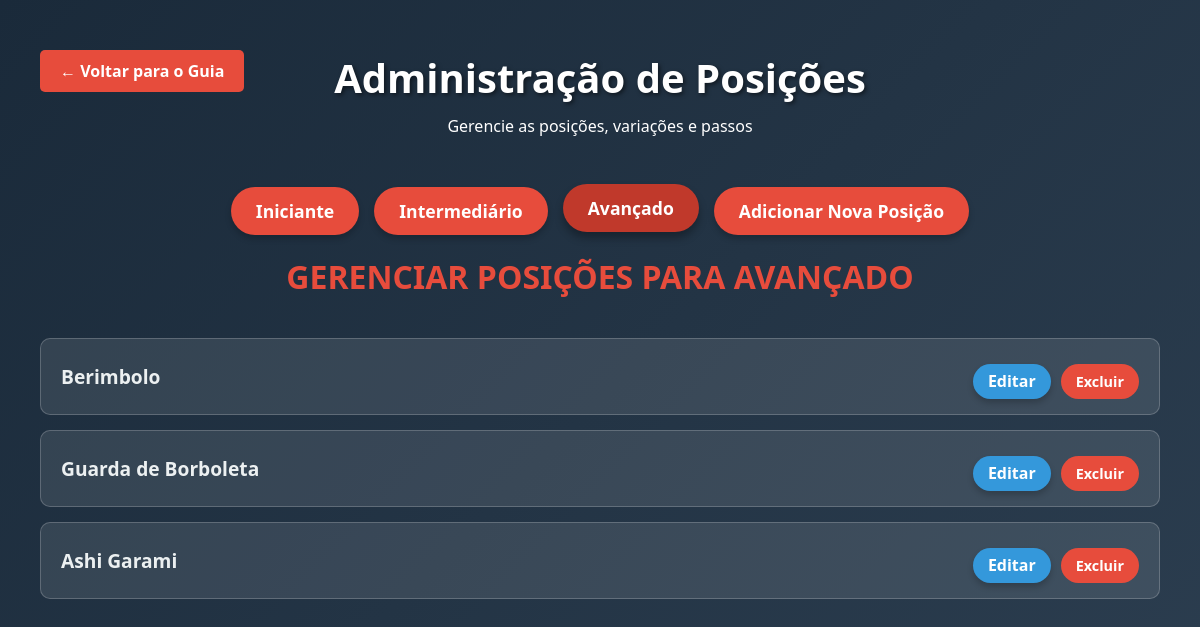
/avancAdm, run on an earlier commit of the app's database.
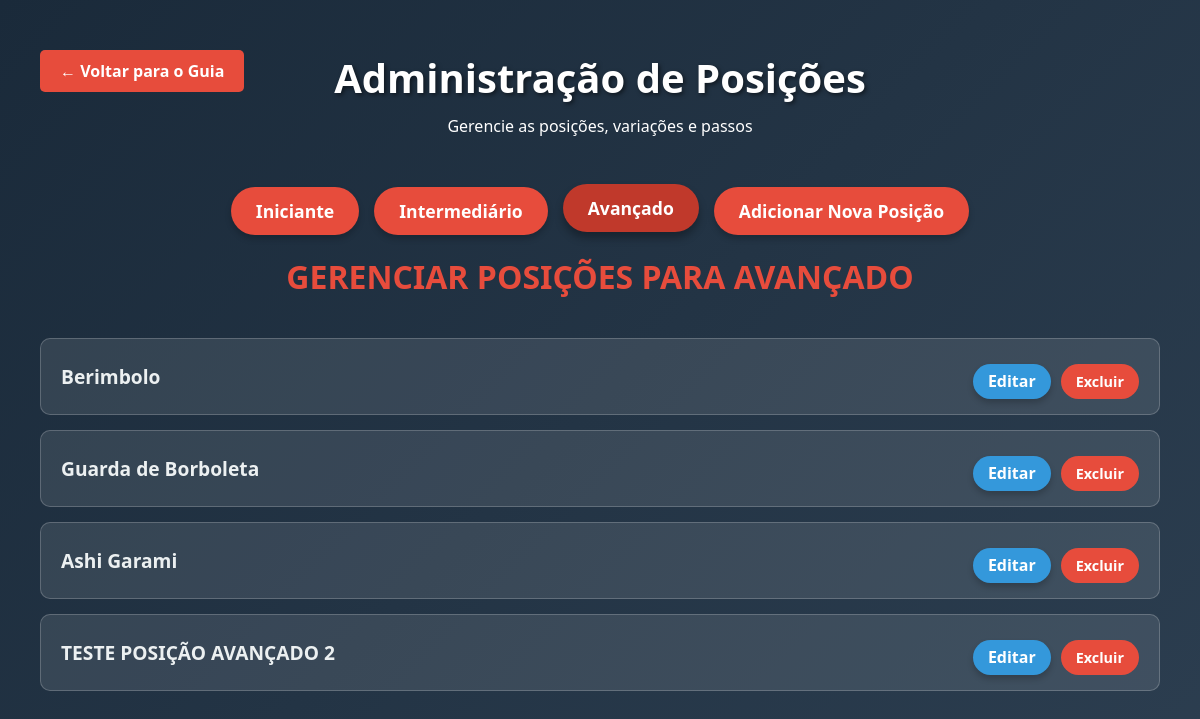
And on a later commit of the database.
### models/guia.py (models this page shows, shortened)
class Position(db.Model):
    __tablename__ = 'positions'
    id = db.Column(db.Integer, primary_key=True)
    name = db.Column(db.String(100), nullable=False)
    description = db.Column(db.Text, nullable=False)
    image = db.Column(db.String(100), nullable=True) # A imagem da posição
    level = db.Column(db.String(50), nullable=False)
    variations = db.relationship('Variation', backref='position', lazy=True, cascade="all, delete-orphan")

### controllers/controller.py (the view)
def avancadm():
    positions = Position.query.filter_by(level='advanced').all()
    return render_template('adm/avanc_adm.html',positions=positions)

### view/adm/avanc_adm.html (shortened to what this page needs)
{% extends 'templates/base.html' %}
    {% block conteudo %}
    <header>
        <div>
            <a href="{{ url_for('guiabjj_route') }}" class="back-button" style="display: block; text-decoration: none;">← Voltar para o Guia</a>
        </div>
        <h1>Administração de Posições</h1>
        <p>Gerencie as posições, variações e passos</p>
    </header>
    <div class="controls admin-controls">
        <a href="{{ url_for('admin_route') }}" class="level-btn">Iniciante</a>
        <a href="{{ url_for('interadm_route') }}" class="level-btn">Intermediário</a>
        <a href="{{ url_for('avancadm_route') }}" class="level-btn active">Avançado</a>
        <a href="{{ url_for('add_position_advanced') }}" class="add-position-btn">Adicionar Nova Posição</a>
    </div>
    <div id="admin-content-container">
        <h2 class="level-header">Gerenciar Posições para Avançado</h2>
        <div class="admin-list">
            {% for position in positions %}
            <div class="admin-position-item">
                <span>{{ position.name }}</span>
                <div class="admin-position-actions">
                    <a class="action-btn edit-btn" href="{{ url_for('edit_position_advanced', position_id=position.id) }}" >Editar</a>
                     <form action="{{ url_for('delete_position_advanced', position_id=position.id) }}" method="post" onsubmit="return confirm('Tem certeza que deseja excluir esta posição?');" >
                        <button class="action-btn delete-btn" type="submit" >Excluir</button>
                    </form>
                </div>
            </div>
            {% endfor %}
        </div>
    </div>
{% endblock %}

What changed in the data, as far as the page shows it:
added Position: name "TESTE POSIÇÃO AVANÇADO 2"
